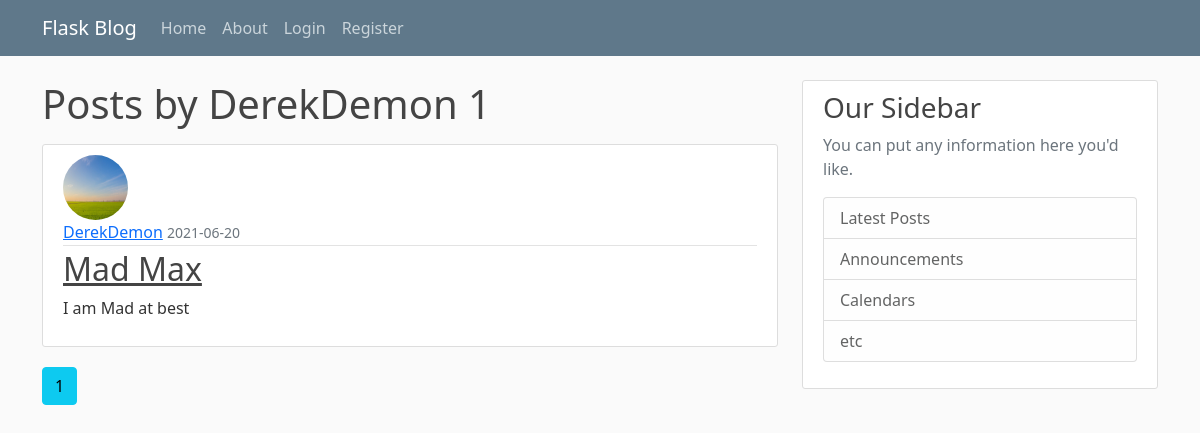
Screenshot of /user/DerekDemon with the database file from the repository.
### simpleblog/models.py (models this page shows, shortened)
class User(db.Model, UserMixin):
    id = db.Column(db.Integer, primary_key = True)
    username = db.Column(db.String(20), unique = True, nullable =False)
    email = db.Column(db.String(120), unique = True, nullable = False)
    image_file = db.Column(db.String(20), nullable = False, default = 'default.jpg')
    password = db.Column(db.String(60), nullable = False)
    post = db.relationship('Post', backref = 'author', lazy = True) # Post is the Post class here

class Post(db.Model):
    id = db.Column(db.Integer, primary_key = True)
    title = db.Column(db.String(100), nullable = False)
    date_posted = db.Column(db.DateTime, nullable =  False, default = datetime.utcnow) # saving some default time
    content = db.Column(db.Text, nullable = False)
    user_id = db.Column(db.Integer, db.ForeignKey('user.id'), nullable = False) #user is table name here

### simpleblog/routes.py (the view)
@app.route("/user/<string:username>", methods = ['POST', 'GET'])
def user_posts(username):
    page = request.args.get('page', 1, type = int)
    user = User.query.filter_by(username = username).first_or_404()
    if user:
        posts = Post.query.filter_by(author = user).order_by(Post.date_posted.desc()).paginate(per_page = 2, page = page)
    return render_template('user_posts.html', posts = posts,  user =  user)

### simpleblog/templates/user_posts.html
{% extends "layout.html" %}
{% block content %}
    <h1 class = "mb-3">Posts by {{ user.username }} {{ posts.total }}</h1>
    {% for post in posts.items %}
        <article class="media content-section">
          <img class="rounded-circle article-img" src="{{ url_for('static', filename='profile_pics/' + post.author.image_file) }}">
          <div class="media-body">
            <div class="article-metadata">
              <a class="mr-2" href= " {{ url_for('user_posts', username = post.author.username ) }}">{{ post.author.username }}</a>
              <small class="text-muted">{{ post.date_posted.strftime('%Y-%m-%d') }}</small>
            </div>
            <h2><a class="article-title" href="{{ url_for('post', post_id=post.id) }}">{{ post.title }}</a></h2>
            <p class="article-content">{{ post.content }}</p>
          </div>
        </article>
    {% endfor %}
    {% for page_num in posts.iter_pages(left_edge = 1, right_edge = 1, left_current = 1, right_current = 1)  %}
        {% if page_num %}
          {% if posts.page == page_num %}
          <a class = 'btn btn-info mb-4' href = "{{ url_for('user_posts', username = user.username, page = page_num) }}">{{ page_num }}</a>
          {% else %}
          <a class = 'btn btn-outline-info mb-4' href = "{{ url_for('user_posts',username = user.username,  page = page_num) }}">{{ page_num }}</a>
          {% endif %}
        {% else %}
        ...
        {% endif %}
    {% endfor %}
{% endblock %}

### simpleblog/static/main.css (style rules this page uses)
body { background: #fafafa; color: #333333; margin-top: 5rem; }
h1, h2, h3, h4, h5, h6 { color: #444444; }
.content-section { background: #ffffff; padding: 10px 20px; border: 1px solid #dddddd; border-radius: 3px; margin-bottom: 20px; }
.article-title { color: #444444; }
.article-content { white-space: pre-line; }
.article-img { height: 65px; width: 65px; margin-right: 16px; }
.article-metadata { padding-bottom: 1px; margin-bottom: 4px; border-bottom: 1px solid #e3e3e3 }

### rows the page displays
User: username "DerekDemon"
Post: image_file (placeholder picture), author.username "DerekDemon", date_posted "2021-06-20", title "Mad Max", content "I am Mad at best"

### other values shown
{{ posts.total }} "1"
{{ page_num }} "1"
